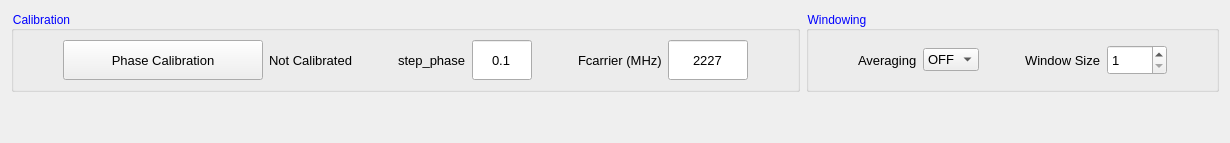
      <widget class="QWidget" name="PhaseShift">
       <attribute name="title">
        <string>Phase Shift</string>
       </attribute>
       <layout class="QGridLayout" name="gridLayout_18">
        <item row="0" column="0">
         <layout class="QGridLayout" name="gridLayout_17">
          <item row="1" column="0">
           <layout class="QHBoxLayout" name="horizontalLayout_26">
            <item>
             <widget class="QGroupBox" name="groupBox_7">
              <property name="styleSheet">
               <string notr="true">QGroupBox::title {
    color: blue;
}</string>
              </property>
              <property name="title">
               <string>Calibration</string>
              </property>
              <layout class="QHBoxLayout" name="horizontalLayout_32">
               <item>
                <layout class="QHBoxLayout" name="horizontalLayout_21">
                 <item>
                  <spacer name="horizontalSpacer_40">
                   <property name="orientation">
                    <enum>Qt::Horizontal</enum>
                   </property>
                   <property name="sizeHint" stdset="0">
                    <size>
                     <width>40</width>
                     <height>20</height>
                    </size>
                   </property>
                  </spacer>
                 </item>
                 <item>
                  <widget class="QPushButton" name="phase_calibrationButton">
                   <property name="minimumSize">
                    <size>
                     <width>200</width>
                     <height>40</height>
                    </size>
                   </property>
                   <property name="maximumSize">
                    <size>
                     <width>3000</width>
                     <height>50</height>
                    </size>
                   </property>
                   <property name="font">
                    <font>
                     <pointsize>10</pointsize>
                    </font>
                   </property>
                   <property name="text">
                    <string>Phase Calibration</string>
                   </property>
                  </widget>
                 </item>
                 <item>
                  <widget class="QLabel" name="PhaseCalibration_output">
                   <property name="font">
                    <font>
                     <pointsize>10</pointsize>
                    </font>
                   </property>
                   <property name="text">
                    <string>Not Calibrated</string>
                   </property>
                   <property name="alignment">
                    <set>Qt::AlignCenter</set>
                   </property>
                  </widget>
                 </item>
                 <item>
                  <spacer name="horizontalSpacer_33">
                   <property name="orientation">
                    <enum>Qt::Horizontal</enum>
                   </property>
                   <property name="sizeHint" stdset="0">
                    <size>
                     <width>40</width>
                     <height>20</height>
                    </size>
                   </property>
                  </spacer>
                 </item>
                 <item>
                  <widget class="QLabel" name="label_26">
                   <property name="font">
                    <font>
                     <pointsize>10</pointsize>
                    </font>
                   </property>
                   <property name="text">
                    <string>step_phase</string>
                   </property>
                  </widget>
                 </item>
                 <item>
                  <widget class="QLineEdit" name="step_phase_input">
                   <property name="maximumSize">
                    <size>
                     <width>60</width>
                     <height>40</height>
                    </size>
                   </property>
                   <property name="font">
                    <font>
                     <pointsize>10</pointsize>
                    </font>
                   </property>
                   <property name="text">
                    <string>0.1</string>
                   </property>
                   <property name="alignment">
                    <set>Qt::AlignCenter</set>
                   </property>
                  </widget>
                 </item>
                 <item>
                  <spacer name="horizontalSpacer_41">
                   <property name="orientation">
                    <enum>Qt::Horizontal</enum>
                   </property>
                   <property name="sizeHint" stdset="0">
                    <size>
                     <width>40</width>
                     <height>20</height>
                    </size>
                   </property>
                  </spacer>
                 </item>
                 <item>
                  <widget class="QLabel" name="label_31">
                   <property name="font">
                    <font>
                     <pointsize>10</pointsize>
                    </font>
                   </property>
                   <property name="text">
                    <string>Fcarrier (MHz)</string>
                   </property>
                  </widget>
                 </item>
                 <item>
                  <widget class="QLineEdit" name="Fcarrier_input">
                   <property name="minimumSize">
                    <size>
                     <width>0</width>
                     <height>40</height>
                    </size>
                   </property>
                   <property name="maximumSize">
                    <size>
                     <width>80</width>
                     <height>16777215</height>
                    </size>
                   </property>
                   <property name="font">
                    <font>
                     <pointsize>10</pointsize>
                    </font>
                   </property>
                   <property name="text">
                    <string>2227</string>
                   </property>
                   <property name="alignment">
                    <set>Qt::AlignCenter</set>
                   </property>
                  </widget>
                 </item>
                 <item>
                  <spacer name="horizontalSpacer_42">
                   <property name="orientation">
                    <enum>Qt::Horizontal</enum>
                   </property>
                   <property name="sizeHint" stdset="0">
                    <size>
                     <width>40</width>
                     <height>20</height>
                    </size>
                   </property>
                  </spacer>
                 </item>
                </layout>
               </item>
              </layout>
             </widget>
            </item>
            <item>
             <widget class="QGroupBox" name="groupBox_2">
              <property name="styleSheet">
               <string notr="true">QGroupBox::title {
    color: blue;
}</string>
              </property>
              <property name="title">
               <string>Windowing</string>
              </property>
              <layout class="QHBoxLayout" name="horizontalLayout_33">
               <item>
                <spacer name="horizontalSpacer_43">
                 <property name="orientation">
                  <enum>Qt::Horizontal</enum>
                 </property>
                 <property name="sizeHint" stdset="0">
                  <size>
                   <width>40</width>
                   <height>20</height>
                  </size>
                 </property>
                </spacer>
               </item>
               <item>
                <widget class="QLabel" name="label_32">
                 <property name="font">
                  <font>
                   <pointsize>10</pointsize>
                  </font>
                 </property>
                 <property name="text">
                  <string>Averaging</string>
                 </property>
                </widget>
               </item>
               <item>
                <widget class="QComboBox" name="Averaging_input">
                 <property name="font">
                  <font>
                   <pointsize>10</pointsize>
                  </font>
                 </property>
                 <property name="currentText">
                  <string>OFF</string>
                 </property>
                 <item>
                  <property name="text">
                   <string>OFF</string>
                  </property>
                 </item>
                 <item>
                  <property name="text">
                   <string>ON</string>
                  </property>
                 </item>
                </widget>
               </item>
               <item>
                <spacer name="horizontalSpacer_45">
                 <property name="orientation">
                  <enum>Qt::Horizontal</enum>
                 </property>
                 <property name="sizeHint" stdset="0">
                  <size>
                   <width>40</width>
                   <height>20</height>
                  </size>
                 </property>
                </spacer>
               </item>
               <item>
                <widget class="QLabel" name="label_33">
                 <property name="font">
                  <font>
                   <pointsize>10</pointsize>
                  </font>
                 </property>
                 <property name="text">
                  <string>Window Size</string>
                 </property>
                </widget>
               </item>
               <item>
                <widget class="QSpinBox" name="WindowSize">
                 <property name="minimumSize">
                  <size>
                   <width>60</width>
                   <height>30</height>
                  </size>
                 </property>
                 <property name="font">
                  <font>
                   <pointsize>10</pointsize>
                  </font>
                 </property>
                 <property name="minimum">
                  <number>1</number>
                 </property>
                 <property name="maximum">
                  <number>100</number>
                 </property>
                </widget>
               </item>
               <item>
                <spacer name="horizontalSpacer_44">
                 <property name="orientation">
                  <enum>Qt::Horizontal</enum>
                 </property>
                 <property name="sizeHint" stdset="0">
                  <size>
                   <width>40</width>
                   <height>20</height>
                  </size>
                 </property>
                </spacer>
               </item>
              </layout>
             </widget>
            </item>
           </layout>
          </item>
          <item row="3" column="0">
           <layout class="QGridLayout" name="DOALayout">
            <item row="0" column="0">
             <spacer name="verticalSpacer_13">
              <property name="orientation">
               <enum>Qt::Vertical</enum>
              </property>
              <property name="sizeHint" stdset="0">
               <size>
                <width>20</width>
                <height>40</height>
               </size>
              </property>
             </spacer>
            </item>
           </layout>
          </item>
         </layout>
        </item>
       </layout>
      </widget>
